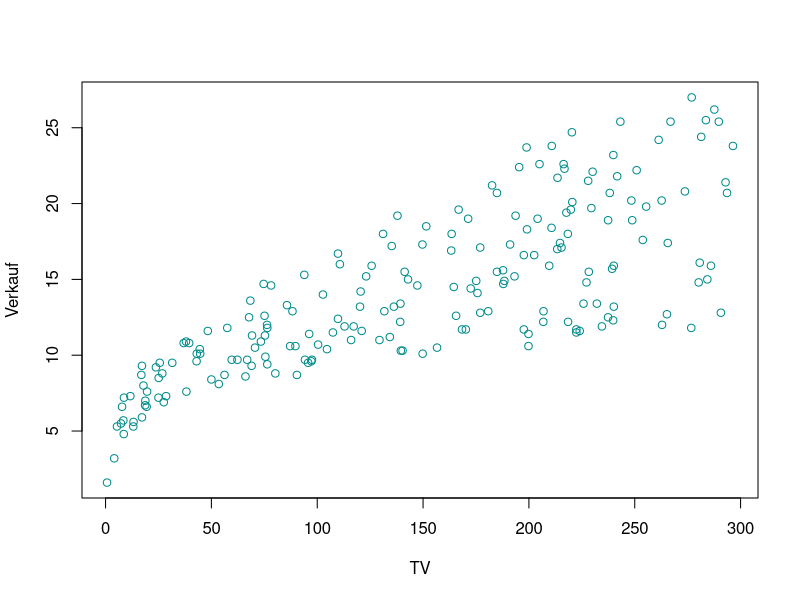
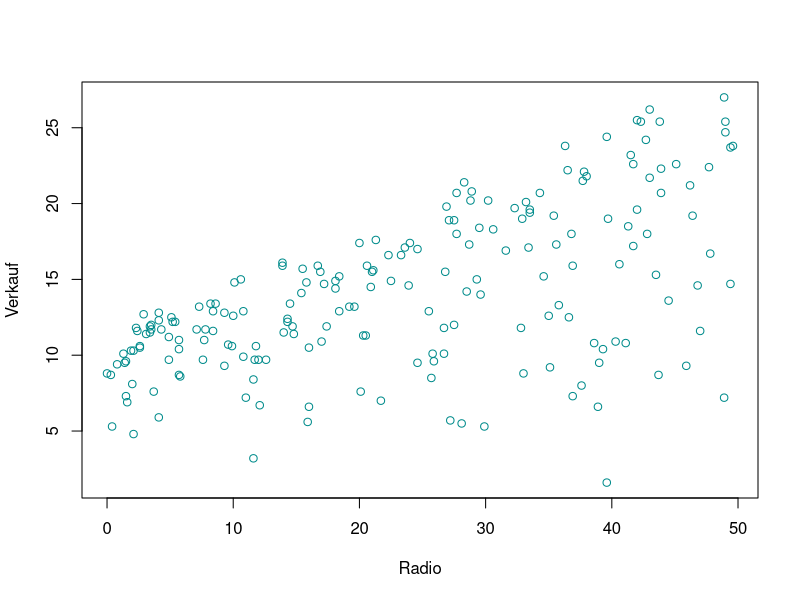
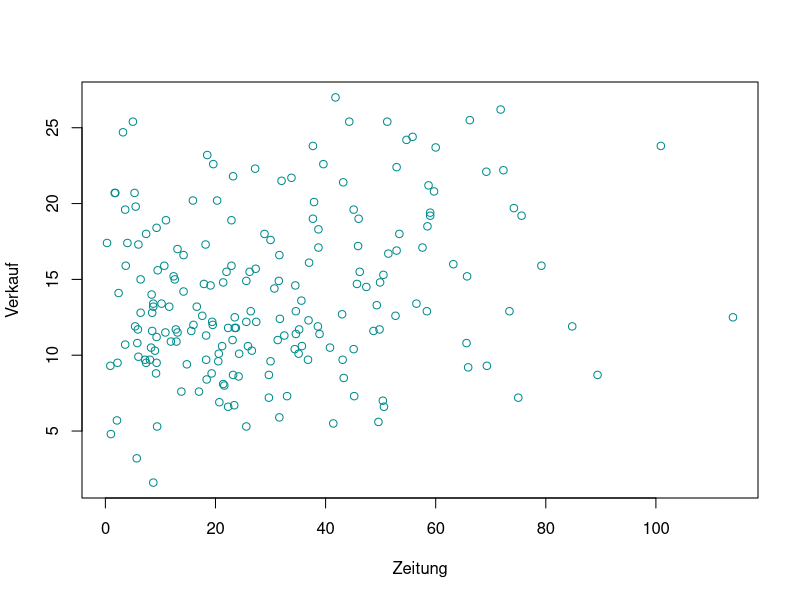
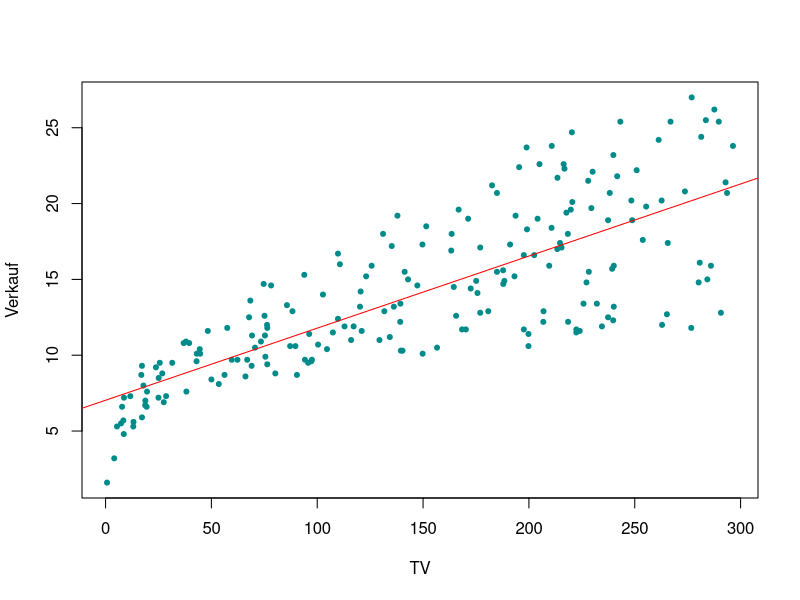
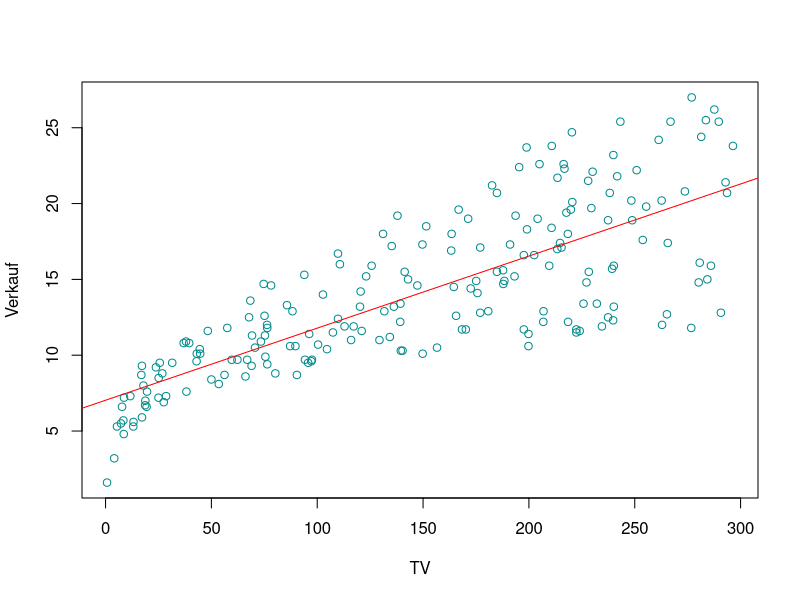

Source code (R) for these figures, in order:
# Import von Daten
Werbung <- read.csv("SW11/Unterricht/Werbung.csv")[, -1]
head(Werbung, 3)

# Plot erstellen
TV <- Werbung[, 1]
Radio <- Werbung[, 2]
Zeitung <- Werbung[, 3]
Verkauf <- Werbung[, 4]
plot(Verkauf ~ TV, col = "darkcyan", xlab = "TV", ylab = "Verkauf")
plot(Verkauf ~ Radio, col = "darkcyan", xlab = "Radio", ylab = "Verkauf")
plot(Verkauf ~ Zeitung, col = "darkcyan", xlab = "Zeitung", ylab = "Verkauf")

# Regressionsgerade zwischen B0 und B1
lm(Verkauf ~ TV)
# Regressionsgerade in Plot
plot(TV, Verkauf, col = "darkcyan", xlab = "TV", ylab = "Verkauf", pch = 20)
abline(lm(Verkauf ~ TV), col = "red")
# Weitere Version - keinen Unterschied
plot(Verkauf ~ TV, col = "darkcyan", xlab = "TV", ylab = "Verkauf")
abline(lm(Verkauf ~ TV), col = "red")
